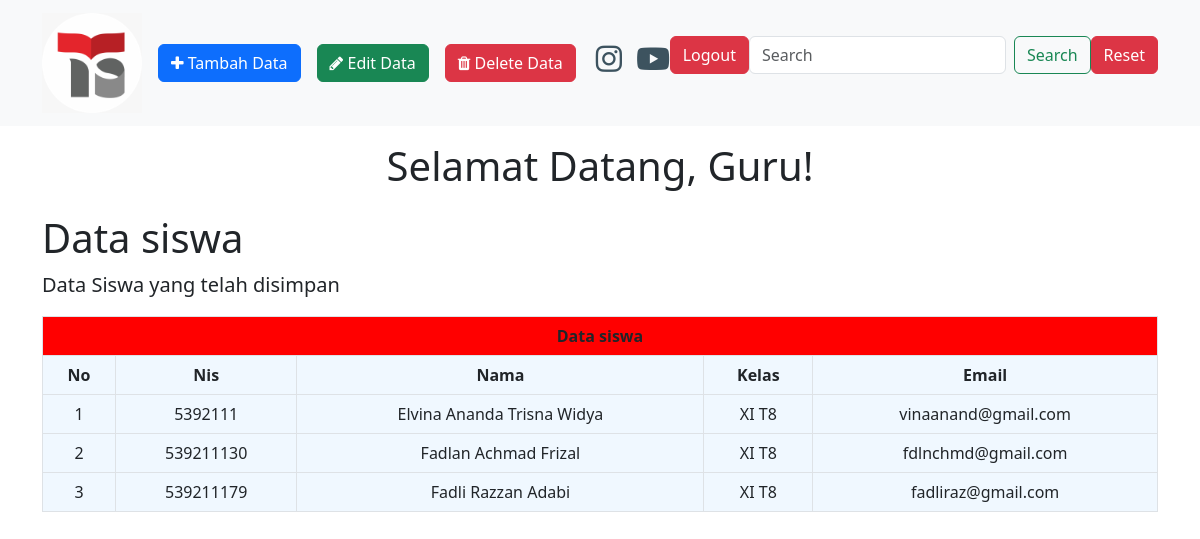
Page /datasiswa.php (signed in) on the committed database.
### tables this page shows
CREATE TABLE `siswa` (
  `id` int(11) NOT NULL,
  `nis` int(15) NOT NULL,
  `nama` varchar(100) DEFAULT NULL,
  `email` varchar(100) DEFAULT NULL,
  `kelas` varchar(15) DEFAULT NULL
);

### datasiswa.php (the view, shortened to what this page needs)
<?php
$no_urut = 0;
?>
<?php
if (!isset($_SESSION['login_user'])) {
    header("location: Login.php");
} else {
?>
    <html>
    <head>
        <link href="css/bootstrap.min.css" rel="stylesheet" />
        <link rel="stylesheet" href="https://cdnjs.cloudflare.com/ajax/libs/font-awesome/6.3.0/css/all.min.css" />
        <link rel="stylesheet" href="font awesome/css/font-awesome.min.css" />
    </head>
    <body>
        <nav class="navbar navbar-expand-lg bg-body-tertiary mb-3">
            <div class="container">
                <a class="navbar-brand" href="datasiswa.php"><img src="telkom.jpeg" width="100" alt=""></a>
                <div class="collapse navbar-collapse" id="navbarSupportedContent">
                    <ul class="navbar-nav me-auto mb-2 mb-lg-0">
                        <li class="nav-item">
                            <a href="add.php" type="button" class="btn btn-primary">
                                <i class="fa fa-plus"></i>
                                Tambah Data
                            </a>
                        </li>
                        <li class="nav-item">
                            <a href="edit.php" type="button" class="btn btn-success">
                                <i class="fa fa-pencil"></i> Edit Data
                            </a>
                        </li>
                        <li class="nav-item">
                            <a href="delete.php" type="button" class="btn btn-danger ">
                                <i class="fa fa-trash"></i> Delete Data
                            </a>
                        </li>
                        <div class="links">
                            <a href="https://www.instagram.com/smktelkomjakarta/"><i class="ig fab fa-instagram"></i></a>
                            <a href="https://www.youtube.com/@smktelkom.jakarta"><i class="yt fab fa-youtube"></i></a>
                        </div>
                    </ul>
                    <form action="datasiswa.php" method="GET" class="d-flex" role="search">
                        <a href="logout.php" class="btn btn-danger">Logout</a>
                        <input name="kata_cari" class="form-control me-2" type="search" placeholder="Search" aria-label="Search" value="<?php if (isset($_GET['kata_cari'])) {
                                                                                                                                            echo $_GET['kata_cari'];
                                                                                                                                        } ?>" />
                        <button class="btn btn-outline-success" type="submit">
                            Search
                        </button>
                        <a class="btn btn-danger" href="datasiswa.php" type="button">
                            Reset
                        </a>
                    </form>
                </div>
            </div>
        </nav>
        <div class="container">
            <center>
                <form action="" method="POST" class="login-email">
                    <?php echo "<h1>Selamat Datang, " . $_SESSION['login_user'] . "!" . "</h1>"; ?>
                </form>
            </center>
            <h1 class="mt-4">Data siswa</h1>
            <figure>
                <blockquote class="blockquote">
                    <p>Data Siswa yang telah disimpan</p>
                </blockquote>
            </figure>
            <div class="table-responsive">
                <table id="" class="table align-middle table-bordered table-hover">
                    <thead>
                        <tr class="dts">
                            <th colspan="5">
                                <center>Data siswa</center>
                            </th>
                        </tr>
                        <tr>
                            <center>
                                <th>
                                    <center>No</center>
                                </th>
                                <th>
                                    <center>Nis</center>
                                </th>
                                <th>
                                    <center>Nama</center>
                                </th>
                                <th>
                                    <center>Kelas</center>
                                </th>
                                <th>
                                    <center>Email</center>
                                </th>
                            </center>
                        </tr>
                    </thead>
                    <tbody>
                        <?php
                        include_once("config.php");
                        if (isset($_GET['kata_cari'])) {
                            $kata_cari = $_GET['kata_cari'];
                            $query = "SELECT * FROM siswa WHERE nis like '%" . $kata_cari . "%' OR nama like '%" . $kata_cari . "%' OR kelas like '%" . $kata_cari . "%' OR email like '%" . $kata_cari . "%' ORDER BY nama ASC";
                        } else {
                            $query = "SELECT * FROM siswa ORDER BY nama ASC";
                        }
                        $result = mysqli_query($mysqli, $query);
                        ?>
                        <?php
                        while ($user_data = mysqli_fetch_array($result)) {
                            $no_urut++;
                        ?>
                            <tr>
                                <td>
                                    <center><?php echo $no_urut ?> </center>
                                </td>
                                <td>
                                    <center><?php echo $user_data['nis']; ?> </center>
                                </td>
                                <td>
                                    <center><?php echo $user_data['nama']; ?> </center>
                                </td>
                                <td>
                                    <center><?php echo $user_data['kelas']; ?></center>
                                </td>
                                <td>
                                    <center><?php echo $user_data['email']; ?></center>
                                </td>
                            </tr>
                        <?php
                        }
                        ?>
                    </tbody>
                </table>
            </div>
        </div>
    </body>
    </html>
<?php } ?>

### datasiswa.php (style rules this page uses)
.nav-item { display: flex; justify-content: center; }
tr { background-color: aliceblue; }
.dts { background-color: red; }
.links a { font-size: 30px; color: #3d535f; margin: 10px -10px 0px 20px; }

### rows in the picture
siswa: nis "5392111", nama "Elvina Ananda Trisna Widya", kelas "XI T8", email "vinaanand@gmail.com"
siswa: nis "539211130", nama "Fadlan Achmad Frizal", kelas "XI T8", email "fdlnchmd@gmail.com"
siswa: nis "539211179", nama "Fadli Razzan Adabi", kelas "XI T8", email "fadliraz@gmail.com"

### other values in the picture
$_SESSION['login_user'] "Guru"
